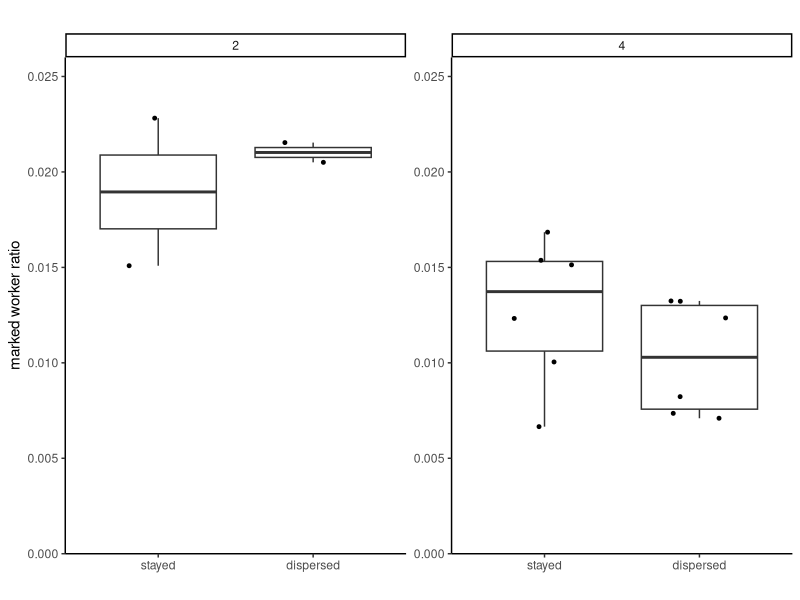
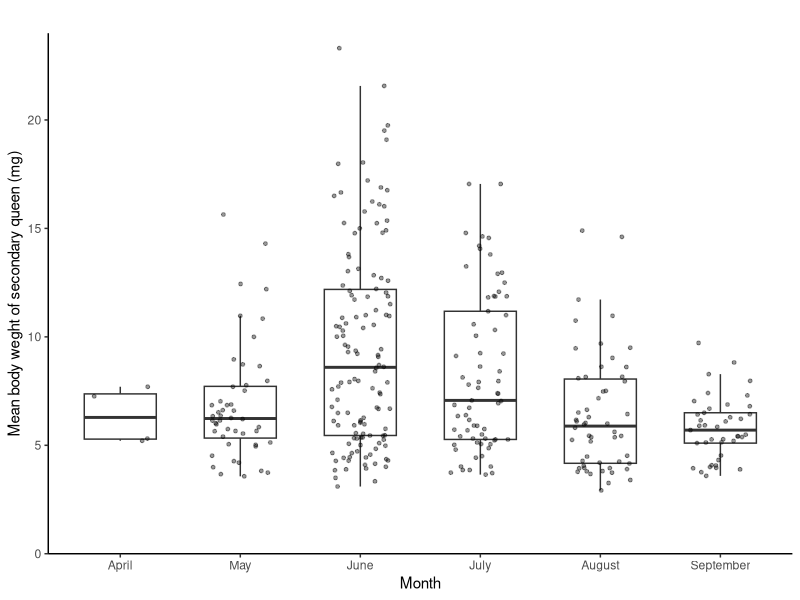
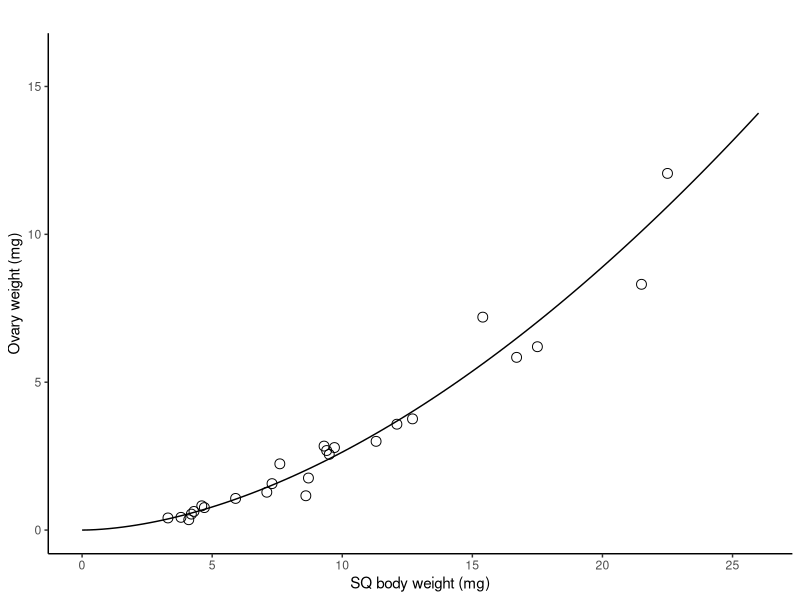
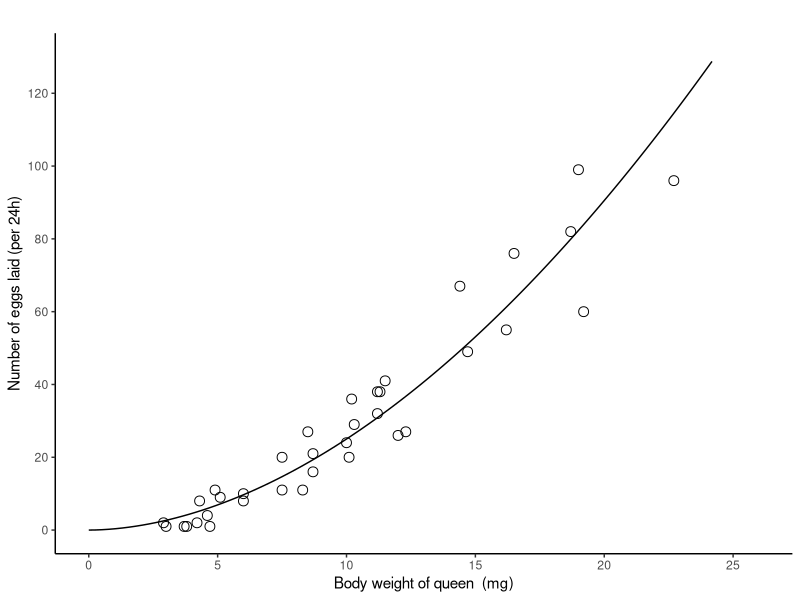
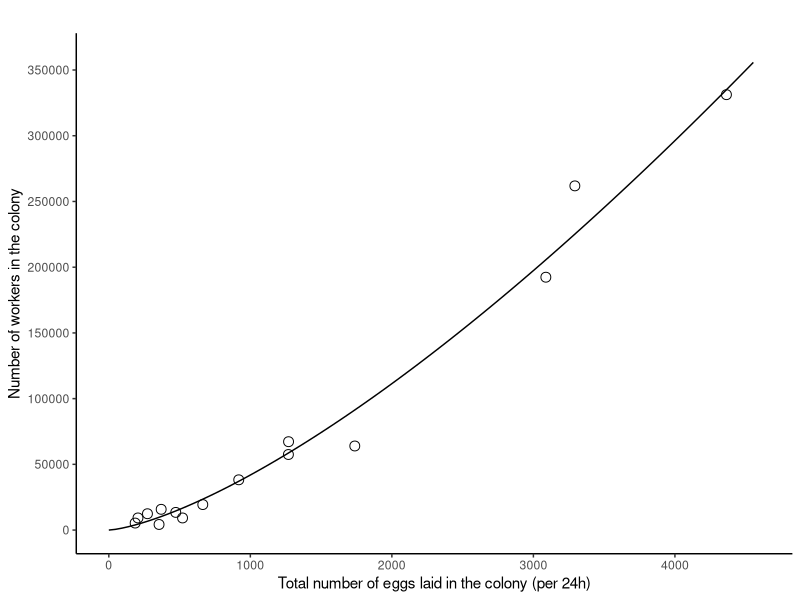
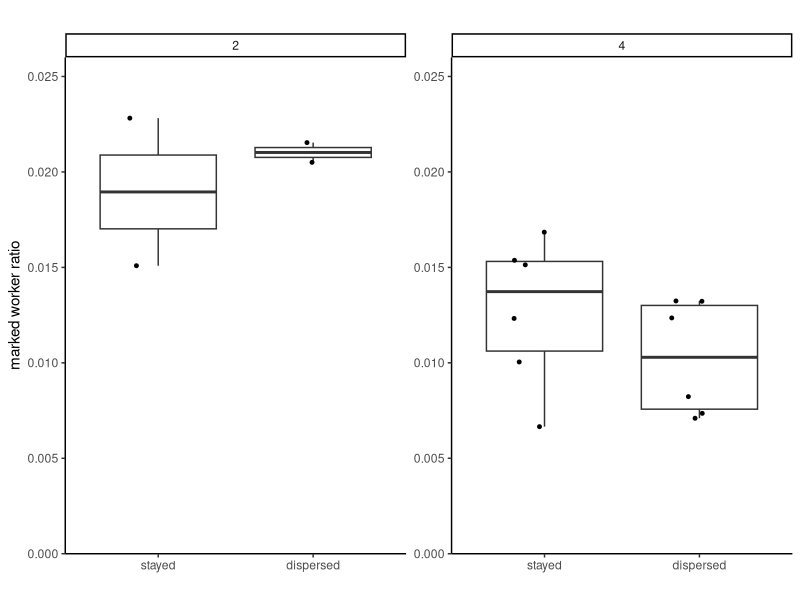
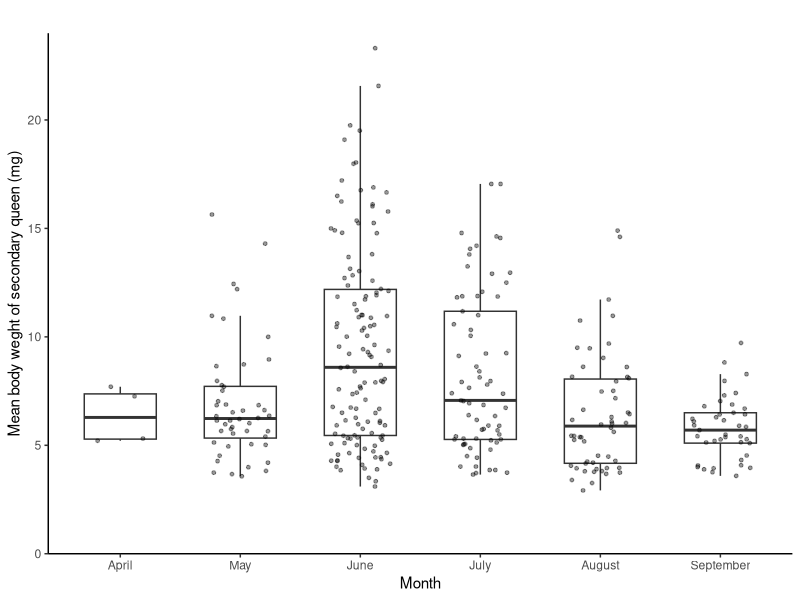
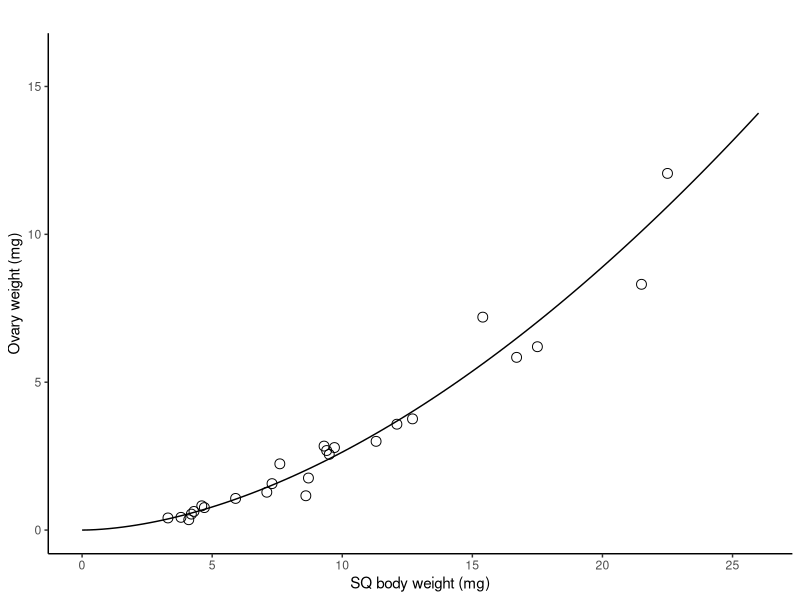

The R source for these figures, in order: (Note: this script raises an error after producing the figures.)
## ---- chunk 1
# All analyses were performed using R v4.2.3.
## ---- chunk 2
# packages
install.packages("readxl")
install.packages("ggplot2")
install.packages("tidyverse")
install.packages("dplyr")
install.packages("lme4")
install.packages("car")

library(readxl)
library(ggplot2)
library(tidyverse)
library(lme4)
library(car)
## ---- chunk 3
# data loading and processing
mark <- read_excel("Dataset.xlsx", sheet="mark recapture") %>% 
  mutate(total_W = no_of_unmarked_wrokers + no_of_marked_workers_stayed_in_introduced_log + no_of_marked_workers_dispersed_from_another_log) %>% 
  as.data.frame(.)

mark_r <- mark %>% 
  filter(area == "royal_chamber")
mark_f <- mark %>% 
  filter(area == "foraging")

# marked workers introduced in royal area
introduced_in_royal <- mark_r %>% 
  rename(no_of_marked_workers = no_of_marked_workers_stayed_in_introduced_log) %>% 
  dplyr::select(colony, period_week, no_of_marked_workers, total_W) %>% 
  mutate(category = "stayed")
despersed_to_foraging <- mark_f %>% 
  rename(no_of_marked_workers = no_of_marked_workers_dispersed_from_another_log) %>% 
  dplyr::select(colony, period_week, no_of_marked_workers, total_W) %>% 
  mutate(category = "dispersed")
introduced_in_royal <- rbind(introduced_in_royal, despersed_to_foraging) %>% 
   mutate(origin = "introduced_in_royal")

# marked workers introduced in foraging area
introduced_in_foraging <- mark_f %>% 
  rename(no_of_marked_workers = no_of_marked_workers_stayed_in_introduced_log) %>% 
  dplyr::select(colony, period_week, no_of_marked_workers, total_W) %>% 
  mutate(category = "stayed")
despersed_to_royal <- mark_r %>% 
  rename(no_of_marked_workers = no_of_marked_workers_dispersed_from_another_log) %>% 
  dplyr::select(colony, period_week, no_of_marked_workers, total_W) %>% 
  mutate(category = "dispersed")
introduced_in_foraging <- rbind(introduced_in_foraging, despersed_to_royal) %>% 
   mutate(origin = "introduced_in_foraging")

mark_all <- rbind(introduced_in_royal, introduced_in_foraging)
## ---- chunk 4
summary_mark <- mark %>% 
  group_by(period_week,colony) %>% 
  summarize(mean = mean(no_of_unmarked_wrokers)) %>% 
  summarize(number = n())
summary_mark
## ---- chunk 5
model_all1 <- glmer(cbind(no_of_marked_workers, total_W-no_of_marked_workers) ~ category * period_week + (1|colony), family = binomial, mark_all)
model_all2 <- glmer(cbind(no_of_marked_workers, total_W-no_of_marked_workers) ~ category + period_week + (1|colony), family = binomial, mark_all)
model_all3 <- glmer(cbind(no_of_marked_workers, total_W-no_of_marked_workers) ~ 1 + period_week + (1|colony), family = binomial, mark_all)

summary(model_all1)
anova(model_all1, model_all2, test="Chi")
## ---- chunk 6
summary(model_all2)
anova(model_all2, model_all3, test="Chi")
## ---- chunk 7
model_2w1 <- glmer(cbind(no_of_marked_workers, total_W-no_of_marked_workers) ~ category + (1|colony), family = binomial, mark_all %>% filter(period_week=="2"))
model_2w2 <- glmer(cbind(no_of_marked_workers, total_W-no_of_marked_workers) ~ 1 + (1|colony), family = binomial, mark_all %>% filter(period_week=="2"))
summary(model_2w1)
anova(model_2w1, model_2w2, test="Chi")
## ---- chunk 8
model_4w1 <- glmer(cbind(no_of_marked_workers, total_W-no_of_marked_workers) ~ category + (1|colony), family = binomial, mark_all %>% filter(period_week=="4"))
model_4w2 <- glmer(cbind(no_of_marked_workers, total_W-no_of_marked_workers) ~ 1 + (1|colony), family = binomial, mark_all %>% filter(period_week=="4"))
summary(model_4w1)
anova(model_4w1, model_4w2, test="Chi")
## ---- chunk 9
model_r1 <- glmer(cbind(no_of_marked_workers, total_W-no_of_marked_workers) ~ category * period_week + (1|colony), family = binomial, introduced_in_royal)
model_r2 <- glmer(cbind(no_of_marked_workers, total_W-no_of_marked_workers) ~ category + period_week + (1|colony), family = binomial, introduced_in_royal)
summary(model_r1)
anova(model_r1, model_r2, test="Chi")
## ---- chunk 10
model_r2_1 <- glmer(cbind(no_of_marked_workers, total_W-no_of_marked_workers) ~ category + (1|colony), family = binomial, introduced_in_royal %>% filter(period_week=="2"))
model_r2_2 <- glmer(cbind(no_of_marked_workers, total_W-no_of_marked_workers) ~ 1 + (1|colony), family = binomial, introduced_in_royal %>% filter(period_week=="2"))
summary(model_r2_1)
anova(model_r2_1, model_r2_2, test="Chi")
## ---- chunk 11
model_r4_1 <- glmer(cbind(no_of_marked_workers, total_W-no_of_marked_workers) ~ category + (1|colony), family = binomial, introduced_in_royal %>% filter(period_week=="4"))
model_r4_2 <- glmer(cbind(no_of_marked_workers, total_W-no_of_marked_workers) ~ 1 + (1|colony), family = binomial, introduced_in_royal %>% filter(period_week=="4"))
summary(model_r4_1)
anova(model_r4_1, model_r4_2, test="Chi")
## ---- chunk 12
model_f1 <- glmer(cbind(no_of_marked_workers, total_W-no_of_marked_workers) ~ category * period_week + (1|colony), family = binomial, introduced_in_foraging)
model_f2 <- glmer(cbind(no_of_marked_workers, total_W-no_of_marked_workers) ~ category + period_week + (1|colony), family = binomial, introduced_in_foraging)
summary(model_f1)
Anova(model_f1)
anova(model_f1, model_f2, test="Chi")
## ---- chunk 13
model_f2_1 <- glmer(cbind(no_of_marked_workers, total_W-no_of_marked_workers) ~ category + (1|colony), family = binomial, introduced_in_foraging %>% filter(period_week=="2"))
model_f2_2 <- glmer(cbind(no_of_marked_workers, total_W-no_of_marked_workers) ~ 1 + (1|colony), family = binomial, introduced_in_foraging %>% filter(period_week=="2"))
summary(model_f2_1)
anova(model_f2_1, model_f2_2, test="Chi")
## ---- chunk 14
model_f4_1 <- glmer(cbind(no_of_marked_workers, total_W-no_of_marked_workers) ~ category + (1|colony), family = binomial, introduced_in_foraging %>% filter(period_week=="4"))
model_f4_2 <- glmer(cbind(no_of_marked_workers, total_W-no_of_marked_workers) ~ 1 + (1|colony), family = binomial, introduced_in_foraging %>% filter(period_week=="4"))
summary(model_f4_1)
anova(model_f4_1, model_f4_2, test="Chi")
## ---- chunk 15
# distribution of marked workers
mark_all$category <- factor(mark_all$category, levels=c("stayed","dispersed")) 

Figure_mark_all <-
ggplot(mark_all,
       aes(y = no_of_marked_workers/total_W,
           x = category,
           ))+
  geom_boxplot() + 
  geom_jitter(#group = "group", 
              color = "black", 
              height = 0, 
              width = 0.2, 
              alpha = 1, 
              size = 1 
              ) +
  facet_wrap(vars(as.factor(period_week)), scales = "free") +
  scale_y_continuous(breaks=seq(0,1,by=0.005),limits=c(0,0.026),expand=c(0,0)) +
  labs(y = "marked worker ratio",
       x = "",
       title ="") +
  theme_classic()
Figure_mark_all

# save figure
ggsave(file = "Figure distribution of marked workers.pdf", plot = Figure_mark_all, dpi = 300, width = 89, height = 89, units = c("mm"))
## ---- chunk 16
# data loading
variance <- read_excel("Dataset.xlsx", sheet="seasonality in queen weight") %>% 
  as.data.frame(.)

variance_c <- variance %>% 
  group_by(colony, month) %>% 
  summarize(mean_body_weight_of_secondary_queen_mg = mean(body_weight_of_secondary_queen_mg)) %>% 
  mutate(mean_body_weight_of_secondary_queen_mg = round(mean_body_weight_of_secondary_queen_mg,2))
## ---- chunk 17
summary_variance <- variance %>% 
  summarize(number = n())
summary_variance

summary_variance_c <- variance_c %>% 
  summarize(number = n())
summary_variance_c
## ---- chunk 18
var.test(mean_body_weight_of_secondary_queen_mg ~ month, variance_c %>% filter(month=="April"|month=="May"))
var.test(mean_body_weight_of_secondary_queen_mg ~ month, variance_c %>% filter(month=="April"|month=="June"))
var.test(mean_body_weight_of_secondary_queen_mg ~ month, variance_c %>% filter(month=="April"|month=="July"))
var.test(mean_body_weight_of_secondary_queen_mg ~ month, variance_c %>% filter(month=="April"|month=="August"))
var.test(mean_body_weight_of_secondary_queen_mg ~ month, variance_c %>% filter(month=="April"|month=="September"))

var.test(mean_body_weight_of_secondary_queen_mg ~ month, variance_c %>% filter(month=="May"|month=="June"))
var.test(mean_body_weight_of_secondary_queen_mg ~ month, variance_c %>% filter(month=="May"|month=="July"))
var.test(mean_body_weight_of_secondary_queen_mg ~ month, variance_c %>% filter(month=="May"|month=="August"))
var.test(mean_body_weight_of_secondary_queen_mg ~ month, variance_c %>% filter(month=="May"|month=="September"))

var.test(mean_body_weight_of_secondary_queen_mg ~ month, variance_c %>% filter(month=="June"|month=="July"))
var.test(mean_body_weight_of_secondary_queen_mg ~ month, variance_c %>% filter(month=="June"|month=="August"))
var.test(mean_body_weight_of_secondary_queen_mg ~ month, variance_c %>% filter(month=="June"|month=="September"))

var.test(mean_body_weight_of_secondary_queen_mg ~ month, variance_c %>% filter(month=="July"|month=="August"))
var.test(mean_body_weight_of_secondary_queen_mg ~ month, variance_c %>% filter(month=="July"|month=="September"))

var.test(mean_body_weight_of_secondary_queen_mg ~ month, variance_c %>% filter(month=="August"|month=="September"))
## ---- chunk 19
variance_c$month <- factor(variance_c$month, levels=c("April","May","June","July", "August", "September"))
Fig_SQ_weight <- 
ggplot(variance_c, aes(y = mean_body_weight_of_secondary_queen_mg, x = factor(month))) + 
  geom_boxplot(outlier.shape = NA, 
               width=0.6
               ) + 
  geom_jitter(#group = "group", 
              color = "black", 
              height = 0, 
              width = 0.25, 
              alpha = 0.4, 
              size = 1 
              ) +
  scale_y_continuous(breaks=seq(0,50,by=5),limits=c(0,24),expand=c(0,0)) +
  labs(y = "Mean body weght of secondary queen (mg)", 
       x = "Month",
       title ="") +
  theme_classic()
Fig_SQ_weight

# save figure
ggsave(file = "Figure SQ weight seasonality.pdf", plot = Fig_SQ_weight, dpi = 300, width = 89, height = 89, units = c("mm"))
## ---- chunk 20
# loading data
ovary <- read_excel("Dataset.xlsx", sheet="body and ovary weight") %>% 
  as.data.frame(.)
## ---- chunk 21
summary_ovary <- ovary %>% 
  summarize(number = n())
summary_ovary
## ---- chunk 22
model_og <- glm(ovaries_weight_mg ~ log(body_weight_of_secondary_queen_mg), family = Gamma(link = "log"), ovary)
model_og2 <- glm(ovaries_weight_mg ~ 1, family = Gamma(link = "log"), ovary)
summary(model_og)
anova(model_og, model_og2, test="Chi")
Anova(model_og)
## ---- chunk 23
Fig_ovary <- 
  ggplot(ovary, aes(y = ovaries_weight_mg, x = body_weight_of_secondary_queen_mg)) +
  stat_function(fun = function(x){exp(coef(model_og)[1] + coef(model_og)[2]*log(x))}) + 
  geom_point(size = 3, shape = 1) +
  labs(x = "SQ body weight (mg)",
       y = "Ovary weight (mg)", 
       title ="") +
  scale_x_continuous(breaks=seq(0,50,by=5),limits=c(0,26)) +
  scale_y_continuous(breaks=seq(0,20,by=5),limits=c(0,16)) +
  theme_classic()
Fig_ovary

# save figure
ggsave(file = "Figure ovary.pdf", plot = Fig_ovary, dpi = 300, width = 89, height = 89, units = c("mm"))
## ---- chunk 24
summary_ymean <- ovary %>% 
  summarize(mean = mean(ovaries_weight_mg))
mean <- summary_ymean$mean[1]

ovary_prep <- ovary %>% 
  mutate(pred = exp(coef(model_og)[1] + coef(model_og)[2]*log(body_weight_of_secondary_queen_mg))) %>% 
  mutate(resid_square = (ovaries_weight_mg - pred)^2) %>% 
  mutate(deviation_square = (ovaries_weight_mg - mean)^2)

ovary_r2 <- ovary_prep %>% 
  summarize(numerator = sum(resid_square),
            denominator = sum(deviation_square)) %>% 
  mutate(r2 = 1 - numerator/denominator)

ovary_r2
## ---- chunk 25
# data loading
egg <- read_excel("Dataset.xlsx", sheet="queen weight and egg production") %>% 
  as.data.frame(.)
## ---- chunk 26
summary_egg <- egg %>% 
  group_by(colony) %>% 
  summarize(mean = mean(no_of_eggs_laid)) %>% 
  summarize(number = n())
summary_egg
## ---- chunk 27
model_eg <- glm(no_of_eggs_laid ~ log(body_weight_of_secondary_queen_mg), family = poisson(link = "log"), egg)
model_eg2 <- glm(no_of_eggs_laid ~ 1, family = poisson(link = "log"), egg)
summary(model_eg)
anova(model_eg, model_eg2, test="Chi")
Anova(model_eg)
## ---- chunk 28
Fig_egg <- 
  ggplot(egg, aes(y = no_of_eggs_laid, x = body_weight_of_secondary_queen_mg)) +
  stat_function(fun = function(x){exp(coef(model_eg)[1] + coef(model_eg)[2]*log(x))}) +
  geom_point(size = 3, shape = 1) +
  labs(x = "Body weight of queen  (mg)",
       y = "Number of eggs laid (per 24h)", 
       title ="") +
  scale_x_continuous(breaks=seq(-10,50,by=5),limits=c(0,26)) +
  scale_y_continuous(breaks=seq(-40,300,by=20),limits=c(0,130)) +
  theme_classic()
Fig_egg

# save figure
ggsave(file = "Figure egg production.pdf", plot = Fig_egg, dpi = 300, width = 89, height = 89, units = c("mm"))
## ---- chunk 29
summary_ymean <- egg %>% 
  summarize(mean = mean(no_of_eggs_laid))
mean <- summary_ymean$mean[1]

egg_prep <- egg %>% 
  mutate(pred = exp(coef(model_eg)[1] + coef(model_eg)[2]*log(body_weight_of_secondary_queen_mg))) %>% 
  mutate(resid_square = (no_of_eggs_laid - pred)^2) %>% 
  mutate(deviation_square = (no_of_eggs_laid - mean)^2)

egg_r2 <- egg_prep %>% 
  summarize(numerator = sum(resid_square),
            denominator = sum(deviation_square)) %>% 
  mutate(r2 = 1 - numerator/denominator)

egg_r2
## ---- chunk 30
# data loading and calculation of number of eggs laid in the colony
egg_estimate <- read_excel("Dataset.xlsx", sheet="colony size and egg production") %>% 
  as.data.frame(.) %>% 
  mutate(daily_egg_production = round((exp(coef(model_eg)[1] + coef(model_eg)[2]*log(mean_body_weight_of_secondary_queen_mg)))*no_of_secondary_queen, 0))
## ---- chunk 31
summary_egg_estimate <- egg_estimate %>% 
  summarize(number = n())
summary_egg_estimate
## ---- chunk 32
model_w_egg <- glm(no_of_worker ~ log(daily_egg_production), family = poisson(link = "log"), egg_estimate)
model_w_egg2 <- glm(no_of_worker ~ 1, family = poisson(link = "log"), egg_estimate)
summary(model_w_egg)
summary(model_w_egg2)
anova(model_w_egg, model_w_egg2, test="Chi")
Anova(model_w_egg)
## ---- chunk 33
Fig_egg_W <- 
  ggplot(egg_estimate, aes(y = no_of_worker, x = daily_egg_production)) +
  stat_function(fun = function(x){exp(coef(model_w_egg)[1] + coef(model_w_egg)[2]*log(x))}) +
  geom_point(size = 3, shape = 1) +
  labs(y = "Number of workers in the colony",
       x = "Total number of eggs laid in the colony (per 24h)", 
       title ="") +
  scale_y_continuous(breaks=seq(0,450000,by=50000),limits=c(0,360000)) +
  scale_x_continuous(breaks=seq(0,6000,by=1000),limits=c(0,4600)) +
  theme_classic()
Fig_egg_W

# save figure
ggsave(file = "Figure W egg.pdf", plot = Fig_egg_W, dpi = 300, width = 89, height = 89, units = c("mm"))
## ---- chunk 34
summary_ymean <- egg_estimate %>% 
  summarize(mean = mean(no_of_worker))
mean <- summary_ymean$mean[1]

egg_estimate_prep <- egg_estimate %>% 
  mutate(pred = exp(coef(model_w_egg)[1] + coef(model_w_egg)[2]*log(daily_egg_production))) %>% 
  mutate(resid_square = (no_of_worker - pred)^2) %>% 
  mutate(deviation_square = (no_of_worker - mean)^2)

egg_estimate_r2 <- egg_estimate_prep %>% 
  summarize(numerator = sum(resid_square),
            denominator = sum(deviation_square)) %>% 
  mutate(r2 = 1 - numerator/denominator)

egg_estimate_r2
## ---- chunk 35
model_w_k <- glm(no_of_worker ~ log(body_weight_of_primary_king_mg), family = poisson(link = "log"), q_estimate)
model_w_k2 <- glm(no_of_worker ~ 1, family = poisson(link = "log"), q_estimate)
summary(model_w_k)
anova(model_w_k, model_w_k2, test="Chi")
Anova(model_w_k)
## ---- chunk 36
summary_ymean <- q_estimate %>% 
  summarize(mean = mean(no_of_worker))
mean <- summary_ymean$mean[1]

q_estimate_prep <- q_estimate %>% 
  mutate(pred = exp(coef(model_w_k)[1] + coef(model_w_k)[2]*log(body_weight_of_primary_king_mg))) %>% 
  mutate(resid_square = (no_of_worker - pred)^2) %>% 
  mutate(deviation_square = (no_of_worker - mean)^2)

q_estimate_r2 <- q_estimate_prep %>% 
  summarize(numerator = sum(resid_square),
            denominator = sum(deviation_square)) %>% 
  mutate(r2 = 1 - numerator/denominator)

q_estimate_r2
## ---- chunk 37
model_w_mq <- glm(no_of_worker ~ log(mean_body_weight_of_secondary_queen_mg), family = poisson(link = "log"), q_estimate)
model_w_mq2 <- glm(no_of_worker ~ 1, family = poisson(link = "log"), q_estimate)
summary(model_w_mq)
anova(model_w_mq, model_w_mq2, test="Chi")
Anova(model_w_mq)
## ---- chunk 38
summary_ymean <- q_estimate %>% 
  summarize(mean = mean(no_of_worker))
mean <- summary_ymean$mean[1]

q_estimate_prep <- q_estimate %>% 
  mutate(pred = exp(coef(model_w_mq)[1] + coef(model_w_mq)[2]*log(mean_body_weight_of_secondary_queen_mg))) %>% 
  mutate(resid_square = (no_of_worker - pred)^2) %>% 
  mutate(deviation_square = (no_of_worker - mean)^2)

q_estimate_r2 <- q_estimate_prep %>% 
  summarize(numerator = sum(resid_square),
            denominator = sum(deviation_square)) %>% 
  mutate(r2 = 1 - numerator/denominator)

q_estimate_r2
## ---- chunk 39
model_w_nq <- glm(no_of_worker ~ log(no_of_secondary_queen), family = poisson(link = "log"), q_estimate)
model_w_nq2 <- glm(no_of_worker ~ 1, family = poisson(link = "log"), q_estimate)
summary(model_w_nq)
anova(model_w_nq, model_w_nq2, test="Chi")
Anova(model_w_nq)
## ---- chunk 40
summary_ymean <- q_estimate %>% 
  summarize(mean = mean(no_of_worker))
mean <- summary_ymean$mean[1]

q_estimate_prep <- q_estimate %>% 
  mutate(pred = exp(coef(model_w_nq)[1] + coef(model_w_nq)[2]*log(no_of_secondary_queen))) %>% 
  mutate(resid_square = (no_of_worker - pred)^2) %>% 
  mutate(deviation_square = (no_of_worker - mean)^2)

q_estimate_r2 <- q_estimate_prep %>% 
  summarize(numerator = sum(resid_square),
            denominator = sum(deviation_square)) %>% 
  mutate(r2 = 1 - numerator/denominator)

q_estimate_r2
## ---- chunk 41
# data loading and calculation of number of eggs laid in the colony
q_estimate <- read_excel("Dataset.xlsx", sheet="colony size and egg production") %>% 
  as.data.frame(.) %>% 
  mutate(daily_egg_production = round((exp(coef(model_eg)[1] + coef(model_eg)[2]*log(mean_body_weight_of_secondary_queen_mg)))*no_of_secondary_queen, 0)) %>% 
  mutate(total_queen_weight = mean_body_weight_of_secondary_queen_mg*no_of_secondary_queen)
## ---- chunk 42
summary_q_estimate <- q_estimate %>% 
  summarize(number = n())
summary_q_estimate
## ---- chunk 43
model_w_q <- glm(no_of_worker ~ log(total_queen_weight), family = poisson(link = "log"), q_estimate)
model_w_q2 <- glm(no_of_worker ~ 1, family = poisson(link = "log"), q_estimate)
summary(model_w_q)
anova(model_w_q, model_w_q2, test="Chi")
Anova(model_w_q)
## ---- chunk 44
Fig_Q_W <- 
  ggplot(q_estimate, aes(y = no_of_worker, x = total_queen_weight)) +
  stat_function(fun = function(x){exp(coef(model_w_q)[1] + coef(model_w_q)[2]*log(x))}) +
  geom_point(size = 3, shape = 1) +
  labs(y = "Number of workers in the colony",
       x = "Total weight of queens (mg)", 
       title ="") +
  scale_y_continuous(breaks=seq(0,450000,by=50000),limits=c(0,360000)) +
  scale_x_continuous(breaks=seq(0,6000,by=200),limits=c(0,1200)) +
  theme_classic()
Fig_Q_W

# save figure
ggsave(file = "Figure W Q.pdf", plot = Fig_Q_W, dpi = 300, width = 89, height = 89, units = c("mm"))
## ---- chunk 45
summary_ymean <- q_estimate %>% 
  summarize(mean = mean(no_of_worker))
mean <- summary_ymean$mean[1]

q_estimate_prep <- q_estimate %>% 
  mutate(pred = exp(coef(model_w_q)[1] + coef(model_w_q)[2]*log(total_queen_weight))) %>% 
  mutate(resid_square = (no_of_worker - pred)^2) %>% 
  mutate(deviation_square = (no_of_worker - mean)^2)

q_estimate_r2 <- q_estimate_prep %>% 
  summarize(numerator = sum(resid_square),
            denominator = sum(deviation_square)) %>% 
  mutate(r2 = 1 - numerator/denominator)

q_estimate_r2
## ---- chunk 46
# data loading and estimation of number of workers in the colony
worker_estimate <- read_excel("Dataset.xlsx", sheet="colony size estimation") %>% 
  as.data.frame(.) %>% 
  mutate(daily_egg_production = round((exp(coef(model_eg)[1] + coef(model_eg)[2]*log(mean_body_weight_of_secondary_queen_mg)))*no_of_secondary_queen, 0)) %>% 
  mutate(W_estimate = round(exp(coef(model_w_egg)[1] + coef(model_w_egg)[2]*log(daily_egg_production)),0))
## ---- chunk 47
summary_worker_estimate <- worker_estimate %>% 
  summarize(number = n(),
            first_quartile = quantile(W_estimate, 0.25, na.rm = TRUE), 
            median = median(W_estimate),
            third_quartile = quantile(W_estimate, 0.75, na.rm = TRUE), 
            max = max(W_estimate))
summary_worker_estimate
## ---- chunk 48
# colony size in the field
hist <-
ggplot(worker_estimate, aes(x = W_estimate)) +
  geom_histogram(boundary = 1, 
                 binwidth = 10000, 
                 color="black"
                 ) +
  scale_x_continuous(breaks = seq(0, 1000000, by = 50000), limits=c(0,480000), expand = c(0,0)) +  
  scale_y_continuous(breaks = seq(0, 100, by = 10), limits=c(0,48), expand = c(0,0)) + 
  labs(x = "Number of workers in the colony",
       y = "Number of colonies") +
  theme_classic()
hist
